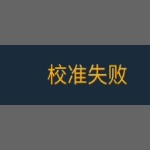
#> input picture platform/calibration/frame.jpg, 150 x 150 px; the run also reads 1 picture not shown here
$ jupyter execute --allow-errors calibration.ipynb
#> lines starting #> are read from the running program, lines starting #| are printed output that depends on the picture
[cell 1]
import cv2

# 打开视频文件
# cap = cv2.VideoCapture('fail.mp4')
cap = cv2.VideoCapture('success.mp4')

# 检查视频是否成功打开
if not cap.isOpened():
    print('视频文件打开失败！')
    exit()

# 计算要截取的帧位置
frame_rate = cap.get(cv2.CAP_PROP_FPS)
target_time = 20  # 要截取的时间（秒）
target_frame = int(frame_rate * target_time)  # 要截取的帧位置

# 设置视频文件的当前帧位置
cap.set(cv2.CAP_PROP_POS_FRAMES, target_frame)

# 读取视频帧
ret, frame = cap.read()

# 检查是否成功读取视频帧
if not ret:
    print('无法读取视频帧！')
    cap.release()
    exit()

# 获取图像的高度和宽度
h, w = frame.shape[:2]
#> h = 1440; w = 1440

# 指定中间部分的高度和宽度
h_m = 150  # 中间部分的高度
w_m = 150  # 中间部分的宽度

# 计算中间部分的左上角和右下角坐标
x1 = int((w - w_m) / 2)
#> x1 = 645
y1 = int((h - h_m) / 2)
#> y1 = 645
x2 = int((w + w_m) / 2)
#> x2 = 795
y2 = int((h + h_m) / 2)
#> y2 = 795

# 截取中间部分
middle_part = frame[y1:y2, x1:x2]
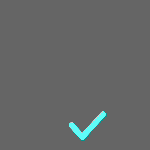
#> middle_part: shape (150, 150, 3); mean B, G, R 103, 103, 100.9
# 在窗口中显示视频帧
cv2.imshow('视频帧', middle_part)
# cv2.waitKey(0)

# 保存视频帧为图片文件
cv2.imwrite('success.jpg', middle_part)

# 释放视频文件对象
cap.release()

# 关闭所有OpenCV窗口
cv2.destroyAllWindows()

[cell 2]
import pytesseract
from PIL import Image

# print(pytesseract.image_to_string(Image.open('./frame.jpg'), lang='chi_sim'))
#> (the rest of this cell did not finish here and is left out)

#> (a cell that did not finish here is left out)
